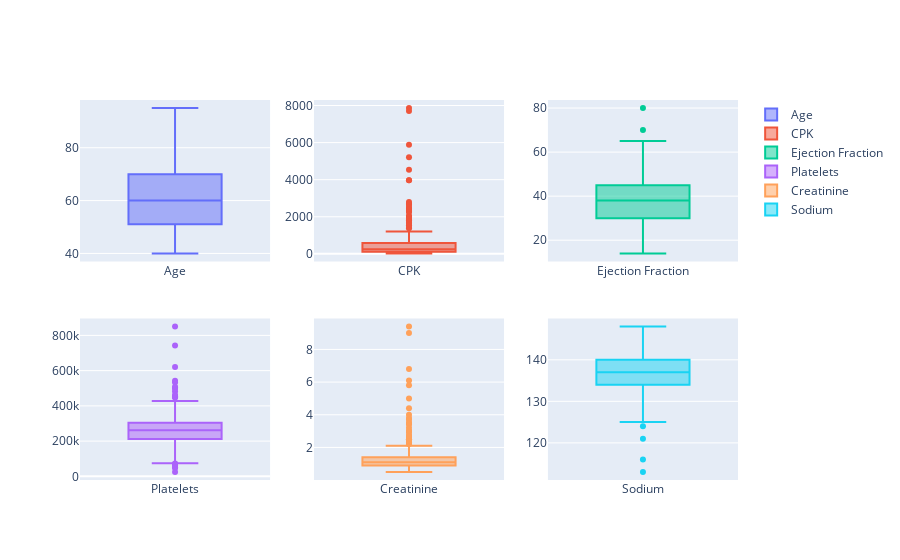

The code cell stored with this chart in its notebook:
### Code cell
# Check for outliers: age, creatinine_phosphokinase, ejection_fraction, platelets, serum_creatinine, serum_sodium
fig = make_subplots(
    #subplot_titles("Age", "CPK", "Ejection Fraction", "Platelets", "Creatinine", "Sodium"),
    rows=2, 
    cols=3 )

fig.add_trace(
    go.Box(y=X["age"], name="Age"),
    row=1, col=1
)

fig.add_trace(
    go.Box(y=X["creatinine_phosphokinase"], name="CPK"),
    row=1, col=2
)

fig.add_trace(
    go.Box(y=X["ejection_fraction"], name="Ejection Fraction"),
    row=1, col=3
)

fig.add_trace(
    go.Box(y=X["platelets"], name="Platelets"),
    row=2, col=1
)

fig.add_trace(
    go.Box(y=X["serum_creatinine"], name="Creatinine"),
    row=2, col=2
)

fig.add_trace(
    go.Box(y=X["serum_sodium"], name="Sodium"),
    row=2, col=3
)

### Figure 1 — Plotly figure (JSON) as saved in the notebook; plotly's stock layout.template omitted (floating-point values rounded to 4 significant figures; data arrays with more than 128 entries replaced by an {"elided": "..."} marker saying what was removed)
{"data": [{"name": "Age", "type": "box", "xaxis": "x", "y": {"elided": "299 float values"}, "yaxis": "y"}, {"name": "CPK", "type": "box", "xaxis": "x2", "y": {"elided": "299 int values"}, "yaxis": "y2"}, {"name": "Ejection Fraction", "type": "box", "xaxis": "x3", "y": {"elided": "299 int values"}, "yaxis": "y3"}, {"name": "Platelets", "type": "box", "xaxis": "x4", "y": {"elided": "299 float values"}, "yaxis": "y4"}, {"name": "Creatinine", "type": "box", "xaxis": "x5", "y": {"elided": "299 float values"}, "yaxis": "y5"}, {"name": "Sodium", "type": "box", "xaxis": "x6", "y": {"elided": "299 int values"}, "yaxis": "y6"}], "layout": {"autosize": true, "hovermode": "x", "xaxis": {"anchor": "y", "autorange": false, "domain": [0, 0.2889], "range": [-0.5, 0.5], "showspikes": false, "type": "category"}, "xaxis2": {"anchor": "y2", "autorange": false, "domain": [0.3556, 0.6444], "range": [-0.5, 0.5], "showspikes": false, "type": "category"}, "xaxis3": {"anchor": "y3", "autorange": false, "domain": [0.7111, 1], "range": [-0.5, 0.5], "showspikes": false, "type": "category"}, "xaxis4": {"anchor": "y4", "autorange": false, "domain": [0, 0.2889], "range": [-0.5, 0.5], "showspikes": false, "type": "category"}, "xaxis5": {"anchor": "y5", "autorange": false, "domain": [0.3556, 0.6444], "range": [-0.5, 0.5], "showspikes": false, "type": "category"}, "xaxis6": {"anchor": "y6", "autorange": false, "domain": [0.7111, 1], "range": [-0.5, 0.5], "showspikes": false, "type": "category"}, "yaxis": {"anchor": "x", "autorange": false, "domain": [0.575, 1], "range": [36.94, 98.06], "showspikes": false, "type": "linear"}, "yaxis2": {"anchor": "x2", "autorange": false, "domain": [0.575, 1], "range": [-412.4, 8296.0], "showspikes": false, "type": "linear"}, "yaxis3": {"anchor": "x3", "autorange": false, "domain": [0.575, 1], "range": [10.33, 83.67], "showspikes": false, "type": "linear"}, "yaxis4": {"anchor": "x4", "autorange": false, "domain": [0, 0.425], "range": [-20730.0, 895800.0], "showspikes": false, "type": "linear"}, "yaxis5": {"anchor": "x5", "autorange": false, "domain": [0, 0.425], "range": [0.005556, 9.894], "showspikes": false, "type": "linear"}, "yaxis6": {"anchor": "x6", "autorange": false, "domain": [0, 0.425], "range": [111.1, 149.9], "showspikes": false, "type": "linear"}}}
